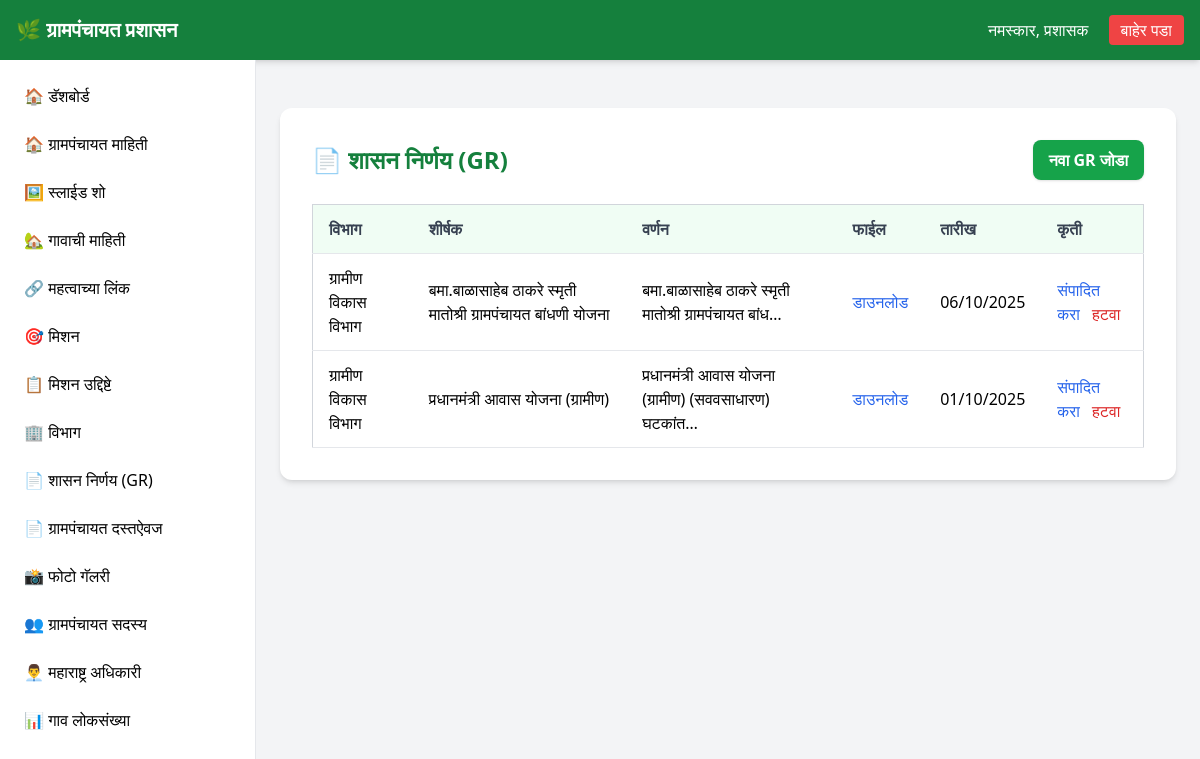
Screenshot of /dashboard/government-gr/ (signed in) with the database file from the repository.
### api/models.py (models this page shows, shortened)
class GovernmentGR(models.Model):
    department = models.ForeignKey(Department, on_delete=models.CASCADE, related_name="grs")
    title = models.CharField(max_length=250)
    description = models.TextField(blank=True, null=True)
    file = models.FileField(upload_to="gr_files/")
    category = models.CharField(max_length=100, blank=True, null=True)
    date_issued = models.DateField()
    upload_date = models.DateTimeField(auto_now_add=True)

class Department(models.Model):
    name = models.CharField(max_length=200, blank=True)
    description = models.TextField(blank=True)

### api/views.py (the view)
# urls.py: path('dashboard/government-gr/', views.government_gr_list, name='government-gr-list'),
@login_required(login_url='/admin/login/')
def government_gr_list(request):
    government_grs = GovernmentGR.objects.all()
    return render(request, 'dashboard/government_gr_list.html', {'government_grs': government_grs})

### api/templates/dashboard/government_gr_list.html (shortened to what this page needs)
{% extends 'dashboard/dashboard.html' %}
{% block content %}
<div class="max-w-6xl mx-auto bg-white p-8 mt-6 rounded-xl shadow-md">
    <div class="flex justify-between items-center mb-6">
        <h2 class="text-2xl font-bold text-green-700">
            📄 शासन निर्णय (GR)
        </h2>
        <a href="{% url 'government-gr-create' %}" class="bg-green-600 hover:bg-green-700 text-white font-semibold px-4 py-2 rounded-lg shadow">
            नवा GR जोडा
        </a>
    </div>
    {% if government_grs %}
        <div class="overflow-x-auto">
            <table class="min-w-full bg-white border border-gray-300">
                <thead class="bg-green-50">
                    <tr>
                        <th class="py-3 px-4 border-b text-left font-semibold text-gray-700">विभाग</th>
                        <th class="py-3 px-4 border-b text-left font-semibold text-gray-700">शीर्षक</th>
                        <th class="py-3 px-4 border-b text-left font-semibold text-gray-700">वर्णन</th>
                        <th class="py-3 px-4 border-b text-left font-semibold text-gray-700">फाईल</th>
                        <th class="py-3 px-4 border-b text-left font-semibold text-gray-700">तारीख</th>
                        <th class="py-3 px-4 border-b text-left font-semibold text-gray-700">कृती</th>
                    </tr>
                </thead>
                <tbody>
                    {% for government_gr in government_grs %}
                        <tr class="hover:bg-gray-50">
                            <td class="py-3 px-4 border-b">{{ government_gr.department.name }}</td>
                            <td class="py-3 px-4 border-b">{{ government_gr.title }}</td>
                            <td class="py-3 px-4 border-b">{{ government_gr.description|truncatechars:50 }}</td>
                            <td class="py-3 px-4 border-b">
                                {% if government_gr.file %}
                                    <a href="{{ government_gr.file.url }}" target="_blank" class="text-blue-600 hover:text-blue-800">डाउनलोड</a>
                                {% else %}
                                    <span class="text-gray-400">नाही</span>
                                {% endif %}
                            </td>
                            <td class="py-3 px-4 border-b">{{ government_gr.date_issued|date:"d/m/Y" }}</td>
                            <td class="py-3 px-4 border-b">
                                <a href="{% url 'government-gr-update' government_gr.pk %}" class="text-blue-600 hover:text-blue-800 mr-2">संपादित करा</a>
                                <a href="{% url 'government-gr-delete' government_gr.pk %}" class="text-red-600 hover:text-red-800">हटवा</a>
                            </td>
                        </tr>
                    {% endfor %}
                </tbody>
            </table>
        </div>
    {% else %}
        <p class="text-gray-600 text-center py-8">कोणतेही शासन निर्णय आढळले नाहीत. <a href="{% url 'government-gr-create' %}" class="text-green-600 hover:text-green-700">नवा जोडा</a>.</p>
    {% endif %}
</div>
{% endblock %}

### rows the page displays
GovernmentGR: department.name "ग्रामीण विकास विभाग", title "बमा.बाळासाहेब ठाकरे स्मृती मातोश्री ग्रामपंचायत बांधणी योजना", description "बमा.बाळासाहेब ठाकरे स्मृती मातोश्री ग्रामपंचायत बांध…", date_issued "06/10/2025"
GovernmentGR: department.name "ग्रामीण विकास विभाग", title "प्रधानमंत्री आवास योजना (ग्रामीण)", description "प्रधानमंत्री आवास योजना (ग्रामीण) (सववसाधारण) घटकांत…", date_issued "01/10/2025"
